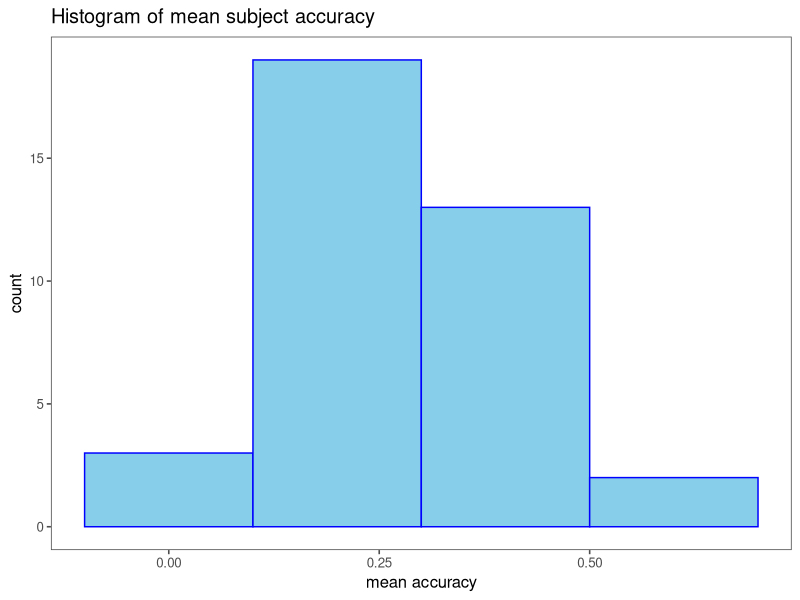
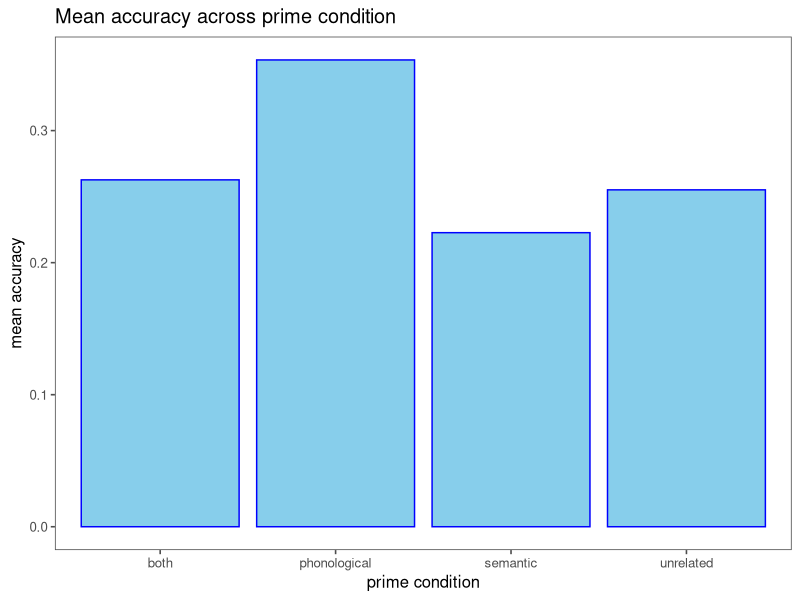
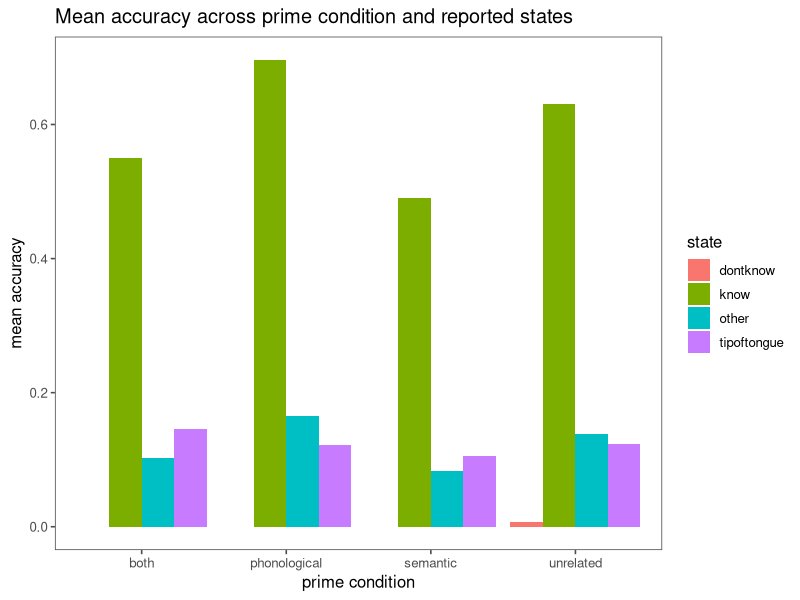

These figures' R source, in order:
## ---- chunk 1
library(tidyverse)
library(ggthemes)
## ---- chunk 2
assignment4 = read_csv("a4_data.csv")
## ---- chunk 3
nrow(assignment4)
ncol(assignment4)
## ---- chunk 4
assignment4 %>% 
  pull(subject) %>%
  unique()

assignment4 %>%
  group_by(subject) %>%
  count()
## ---- chunk 5
# Convert prime_condition into a factor
assignment4 = assignment4 %>% 
  mutate(prime_condition = as.factor(prime_condition),
         state = as.factor(state))
levels(assignment4 %>% pull(prime_condition))
levels(assignment4 %>% pull(state))
## ---- chunk 6
# Create a new dataframe that contains only the subject and prime condition column from original dataset
prime_information = assignment4 %>% select(subject, prime_condition)
## ---- chunk 7
# Create a new dataframe contains only rows where the prime condition is phonological and accuracy is 1
phonological = assignment4 %>% filter(prime_condition == "phonological" & accuracy == 1)
## ---- chunk 8
subject_acc = assignment4 %>%
  group_by(subject) %>%
  summarize(mean_acc = mean(accuracy))
## ---- chunk 9
# Calculate the mean accuracy and standard deviation of accuracy for each prime condition
prime_acc = assignment4 %>%
  group_by(prime_condition) %>%
  summarise(mean_acc = mean(accuracy), sd_acc = sd(accuracy))
## ---- chunk 10
subject_acc %>% 
  ggplot(aes(x = mean_acc)) +
  theme_few() + 
  geom_histogram(binwidth = 0.2, position = "identity", fill = "skyblue", color = "blue") + 
  labs(x = "mean accuracy", y = "count", title = "Histogram of mean subject accuracy")
## ---- chunk 11
prime_acc %>%
  ggplot(aes(x = prime_condition, y = mean_acc)) +
  theme_few() +
  geom_col(fill = "skyblue", color = "blue") + 
  labs(x = "prime condition", y = "mean accuracy", title = "Mean accuracy across prime condition")
## ---- chunk 12
state_prime_acc = assignment4 %>% 
  group_by(prime_condition, state) %>%
  summarize(mean_acc = mean(accuracy))
## ---- chunk 13
state_prime_acc %>%
  ggplot(aes(x = prime_condition, y = mean_acc, fill = state)) + 
  theme_few() + 
  geom_col(position = "dodge") + 
  labs(x = "prime condition", y = "mean accuracy", title = "Mean accuracy across prime condition and reported states")
